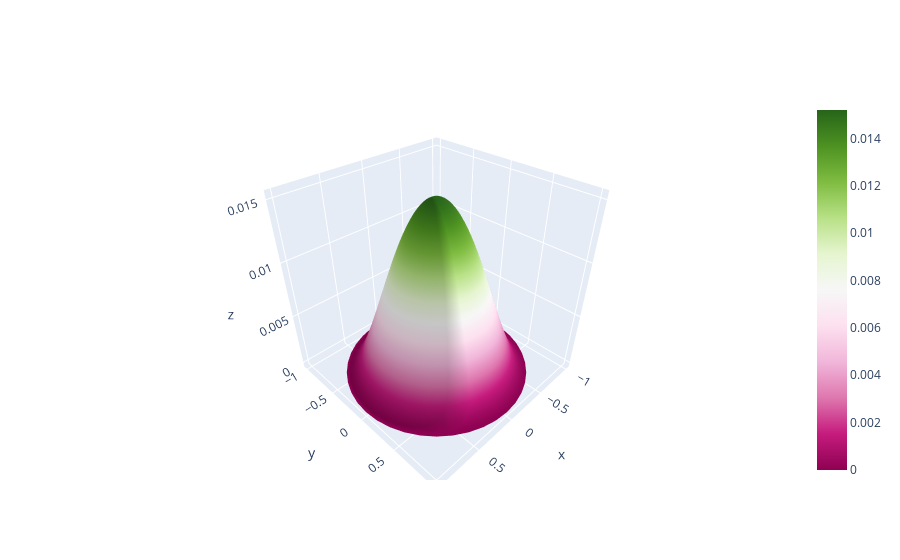

Here is the notebook cell this chart was saved with:
### Markdown cell above
# Plot

### Code cell
plot_data = [
    plotly.graph_objects.Mesh3d(
                                x=global_x, 
                                y=global_y,
                                z=global_z,
                                intensity=global_z
                                )
    ]
fig = plotly.graph_objects.Figure(data=plot_data)
fig.update_layout()

### Figure 1 — Plotly figure (JSON) as saved in the notebook; plotly's stock layout.template omitted (floating-point values rounded to 4 significant figures; data arrays with more than 128 entries replaced by an {"elided": "..."} marker saying what was removed)
{"data": [{"intensity": {"elided": "11000 float values"}, "type": "mesh3d", "x": {"elided": "11000 float values"}, "y": {"elided": "11000 float values"}, "z": {"elided": "11000 float values"}}], "layout": {}}
